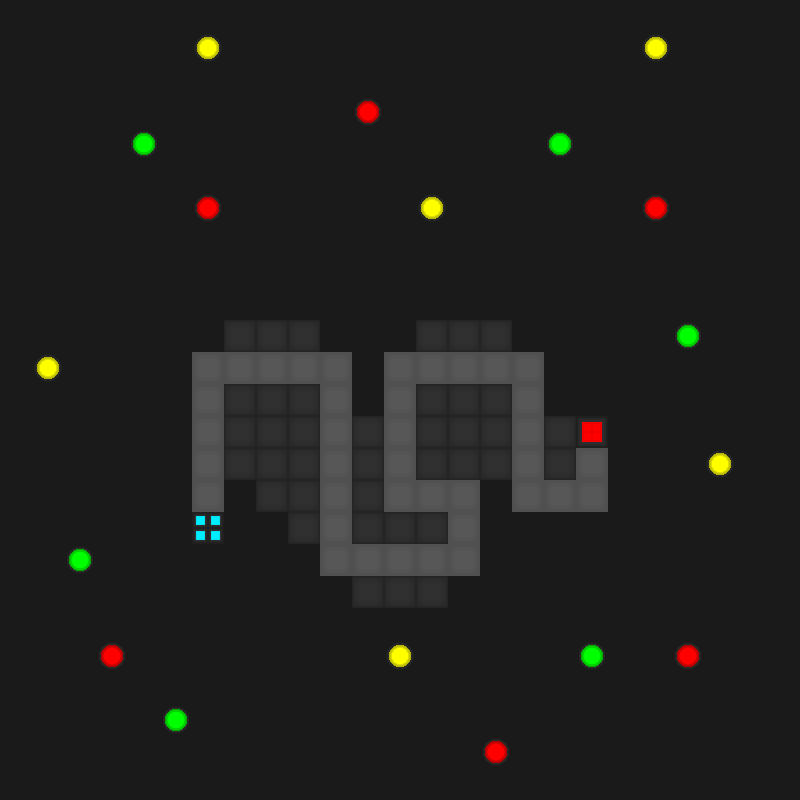

The image is a tile-based game level rendered from a .tmx file. Its description and source (layers, tilesets, objects; grid data summarised) follow:
An orthogonal 25x25 tile map with 32x32 px tiles, 5 tile layers (background, enemy_base, player_base, road, ...).

<map version="1.10" tiledversion="1.11.2" orientation="orthogonal" renderorder="right-down" width="25" height="25" tilewidth="32" tileheight="32" infinite="0" nextlayerid="6" nextobjectid="1">
 <tileset firstgid="1" source="tile_sheet.tsx" />
 <layer id="1" name="background" width="25" height="25">
  <data>[625 cells, 625 non-empty, 4 distinct tile ids]</data>
 </layer>
 <layer id="2" name="enemy_base" width="25" height="25">
  <data>[625 cells, 1 non-empty, 1 distinct tile ids]</data>
 </layer>
 <layer id="3" name="player_base" width="25" height="25">
  <data>[625 cells, 1 non-empty, 1 distinct tile ids]</data>
 </layer>
 <layer id="4" name="road" width="25" height="25">
  <data>[625 cells, 38 non-empty, 1 distinct tile ids]</data>
 </layer>
 <layer id="5" name="platforms" width="25" height="25">
  <data>[625 cells, 38 non-empty, 1 distinct tile ids]</data>
 </layer>
</map>
